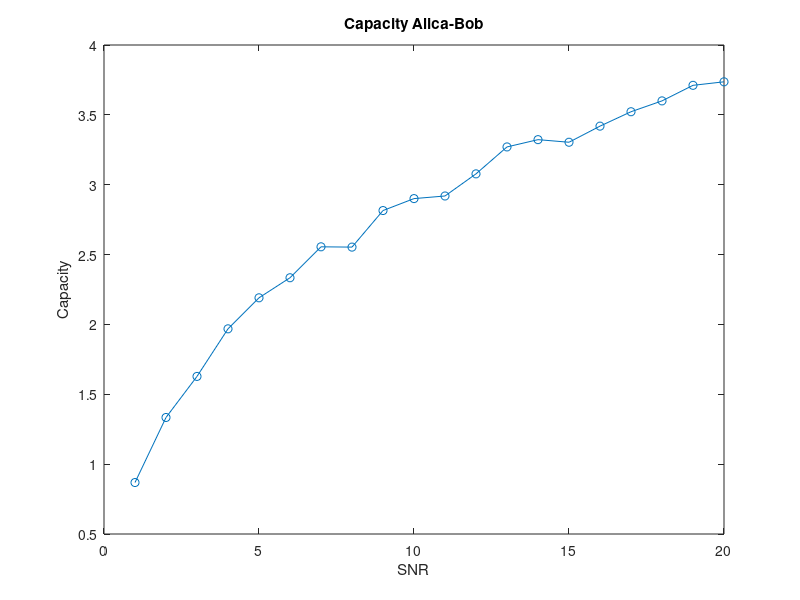
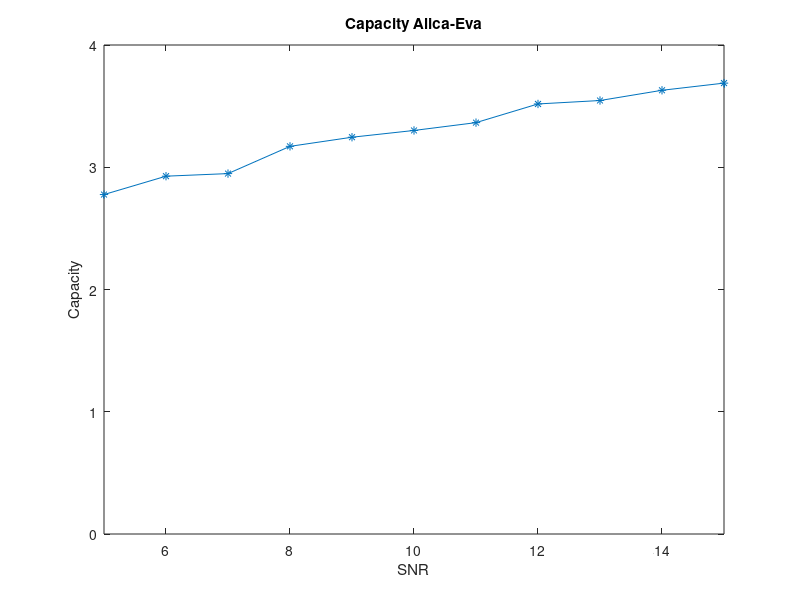
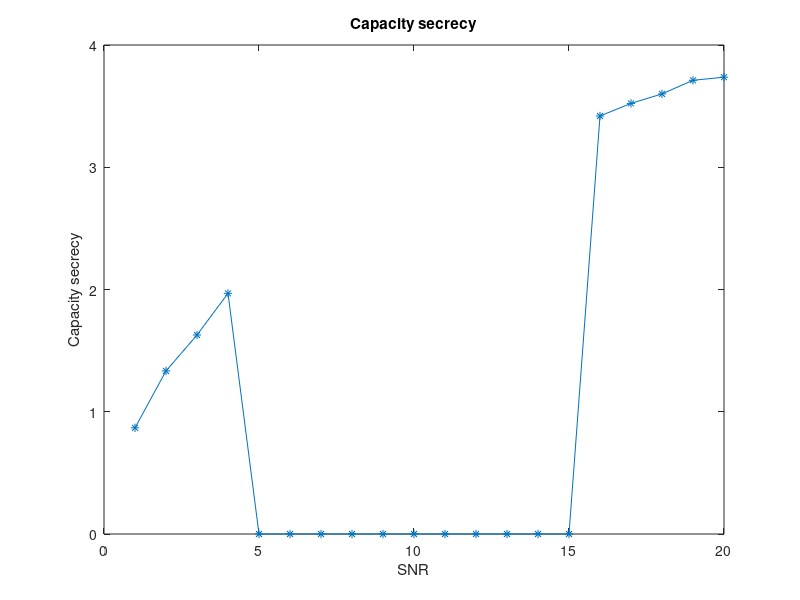

Here is the MATLAB script that generated these plots, in order:
clear all; close all; clc
N = 1e3;
raz = 1e3;
EbNo_BOB = 1:20;
C_mean_BOB = zeros(1, 20);

EbNo_EVA = 5:19; % нюанс. 
C_mean_EVA = zeros(1, 20);

for ii = 1:20
    for jj = 1:raz
        H = abs((randn(1) + 1i*randn(1))/sqrt(2)).^2;
        C_BOB(jj) = log2(1+H*EbNo_BOB(ii));
    end
    C_mean_BOB(ii) = mean(C_BOB);
end
figure
plot(EbNo_BOB(1:end),C_mean_BOB(1:end),'-o')

title('Capacity Alica-Bob')
xlabel('SNR')
ylabel('Capacity')



for ii = 5:15 %нюанс
    for jj = 1:raz
        H = abs((randn(1) + 1i*randn(1))/sqrt(2)).^2;
        C(jj) = log2(1+H*EbNo_EVA(ii));
    end
    C_mean_EVA(ii) = mean(C);
end

figure
plot(1:20,C_mean_EVA(1:end),'-*')
xlim([5 15])
title('Capacity Alica-Eva')
xlabel('SNR')
ylabel('Capacity')

Capacity_secrecy = zeros(1,20); %лишняя строчка
Capacity_secrecy = C_mean_BOB;
for qq = 1:20
    Capacity_secrecy(qq) = C_mean_BOB(qq) - C_mean_EVA(qq);
    if C_mean_EVA(qq) > C_mean_BOB(qq)
        Capacity_secrecy(qq) = 0;
    end
end 

figure
plot(1:20,Capacity_secrecy(1:end),'-*')
title('Capacity secrecy')
xlabel('SNR')
ylabel('Capacity secrecy')
